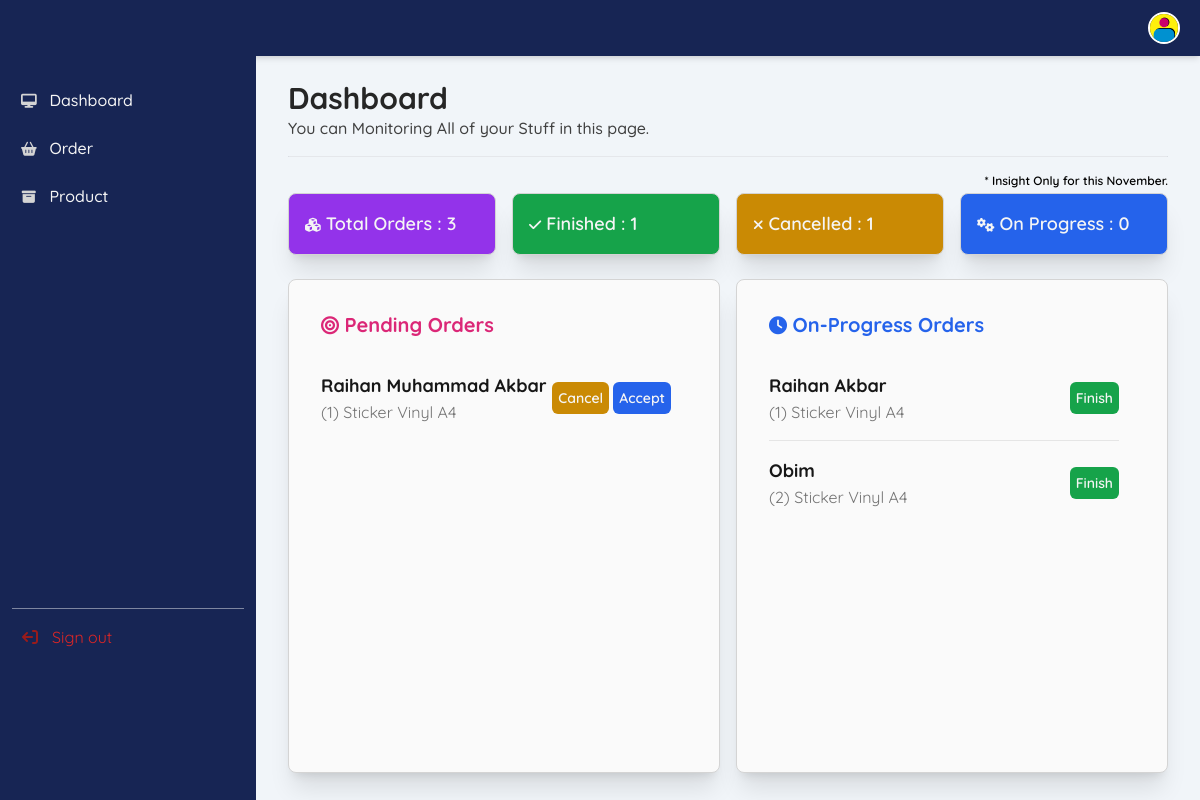
The app's page /dashboard.php (signed in) with its own data.
### tables this page shows
CREATE TABLE `menu` (
  `menu_id` int(11) NOT NULL,
  `menu_title` varchar(20) NOT NULL,
  `menu_url` varchar(100) NOT NULL,
  `menu_icon` varchar(255) NOT NULL,
  `menu_access` varchar(100) NOT NULL
);

CREATE TABLE `book` (
  `book_id` int(11) NOT NULL,
  `book_by` varchar(255) NOT NULL,
  `product_name` varchar(255) NOT NULL,
  `size` varchar(255) NOT NULL,
  `type` varchar(255) NOT NULL,
  `total` int(11) NOT NULL,
  `qty` int(11) NOT NULL,
  `status` int(11) NOT NULL,
  `book_date` date NOT NULL
);

### dashboard.php (the view, shortened to what this page needs)
<?php
include_once 'conn.php';
$year = date('Y');
$month = date('m');
$order = "SELECT * FROM `book` WHERE MONTH(book_date) = '$month' AND YEAR(book_date) = '$year';";
$order_query = mysqli_query($con, $order);
$count_order = mysqli_num_rows($order_query);
$finished = "SELECT * FROM `book` WHERE MONTH(book_date) = '$month' AND YEAR(book_date) = '$year' AND status='1';";
$finished_query = mysqli_query($con, $finished);
$count_finished = mysqli_num_rows($finished_query);
$cancelled = "SELECT * FROM `book` WHERE MONTH(book_date) = '$month' AND YEAR(book_date) = '$year' AND status='3';";
$cancelled_query = mysqli_query($con, $cancelled);
$count_cancelled = mysqli_num_rows($cancelled_query);
$progress = "SELECT * FROM `book` WHERE MONTH(book_date) = '$month' AND YEAR(book_date) = '$year' AND status='2';";
$progress_query = mysqli_query($con, $progress);
$count_progress = mysqli_num_rows($progress_query)
?>
<!DOCTYPE html>
<html lang="en">
<head>
   <script src="https://cdn.tailwindcss.com"></script>
   <link href="https://cdnjs.cloudflare.com/ajax/libs/flowbite/2.3.0/flowbite.min.css" rel="stylesheet" />
   <link href="assets/css/custom.css" rel="stylesheet">
   <link rel="stylesheet" href="https://cdnjs.cloudflare.com/ajax/libs/font-awesome/6.5.2/css/all.min.css" />
</head>
<body class="bg-slate-100">
   <?php include '_navside.php' ?>
   <div class="p-4 sm:ml-64">
      <div class="p-4 mt-12">
         <div class="w-full">
            <h2 class="text-neutral-800 font-bold text-3xl">
               Dashboard
            </h2>
            <p class="text-neutral-700 font-medium">You can Monitoring All of your Stuff in this page.</p>
            <hr class="w-full bg-blue-950 rounded mt-4">
         </div>
         <div class="w-full mt-4">
            <p class="pb-1 text-xs font-semibold text-right">* Insight Only for this <?= date('F') ?>.</p>
            <div class="columns-1 md:columns-2 lg:columns-4 gap-4">
               <div class="p-4 bg-purple-600 text-neutral-100 font-semibold text-lg rounded-lg mb-2 border-neutral-300 border shadow-xl">
                  <p><i class="fa fa-cubes text-sm"></i> Total Orders : <?= $count_order ?></p>
               </div>
               <div class="p-4 bg-green-600 text-neutral-100 font-semibold text-lg rounded-lg mb-2 border-neutral-300 border shadow-xl">
                  <p><i class="fa fa-check text-sm"></i> Finished : <?= $count_finished ?></p>
               </div>
               <div class="p-4 bg-yellow-600 text-neutral-100 font-semibold text-lg rounded-lg mb-2 border-neutral-300 border shadow-xl">
                  <p><i class="fa fa-times text-sm"></i> Cancelled : <?= $count_cancelled ?></p>
               </div>
               <div class="p-4 bg-blue-600 text-neutral-100 font-semibold text-lg rounded-lg mb-2 border-neutral-300 border shadow-xl">
                  <p><i class="fa fa-gears text-sm"></i> On Progress : <?= $count_progress ?></p>
               </div>
            </div>
         </div>
         <div class="w-full mt-4">
            <div class="flex flex-wrap">
               <div class="w-full lg:w-3/6 max-h-96 pr-0 lg:pr-2">
                  <div class="w-full p-4 bg-neutral-50 border border-neutral-300 rounded-lg shadow-xl sm:p-8">
                     <div class="flex items-center justify-between mb-4">
                        <h5 class="text-xl font-bold leading-none text-pink-600"><i class="fa fa-bullseye animate-pulse text-lg text-pink-600"></i> Pending Orders</h5>
                     </div>
                     <div class="flow-root">
                        <ul role="list" class="divide-y divide-neutral-200 h-screen max-h-96 overflow-y-scroll pr-4">
                           <?php
                           include_once 'conn.php';
                           $query = mysqli_query($con, "SELECT * FROM book WHERE status='4' ");
                           while ($book = mysqli_fetch_array($query)) { ?>
                              <form action="details_helper.php" method="post">
                                 <li class="py-3 sm:py-4">
                                    <div class="flex items-center">
                                       <div class="flex-1 min-w-0">
                                          <p class="text-lg font-bold text-neutral-900 truncate">
                                             <?= $book['book_by'] ?>
                                          </p>
                                          <p class="text-md text-neutral-500 truncate">
                                             <span>(<?= $book['qty'] ?>)</span>
                                             <span><?= $book['product_name'] ?></span>
                                             <span><?= $book['type'] ?></span>
                                             <span><?= $book['size'] ?></span>
                                          </p>
                                       </div>
                                       <div class="inline-flex items-center text-base font-semibold text-neutral-900 space-x-1">
                                          <button type="submit" name="cancel-order" class="p-1.5 text-sm bg-yellow-600 hover:bg-yellow-700 text-neutral-100 rounded-md">Cancel</button>
                                          <button type="submit" name="progress-order" class="p-1.5 text-sm bg-blue-600 hover:bg-blue-700 text-neutral-100 rounded-md">Accept</button>
                                       </div>
                                    </div>
                                 </li>
                              </form>
                           <?php } ?>
                        </ul>
                     </div>
                  </div>
               </div>
               <div class="w-full lg:w-3/6 max-h-96 pl-0 lg:pl-2 py-32 lg:py-0">
                  <div class="w-full p-4 bg-neutral-50 border border-neutral-300 rounded-lg shadow-xl sm:p-8">
                     <div class="flex items-center justify-between mb-4">
                        <h5 class="text-xl font-bold leading-none text-blue-600"><i class="fa fa-clock animate-spin text-lg text-blue-600"></i> On-Progress Orders</h5>
                     </div>
                     <div class="flow-root">
                        <ul role="list" class="divide-y divide-neutral-200 h-screen max-h-96 overflow-y-scroll pr-4">
                           <?php
                           include_once 'conn.php';
                           $query = mysqli_query($con, "SELECT * FROM book WHERE status='2' ");
                           while ($book = mysqli_fetch_array($query)) { ?>
                              <form action="details_helper.php" method="post">
                                 <li class="py-3 sm:py-4">
                                    <div class="flex items-center">
                                       <div class="flex-1 min-w-0">
                                          <p class="text-lg font-bold text-neutral-900 truncate">
                                             <?= $book['book_by'] ?>
                                          </p>
                                          <p class="text-md text-neutral-500 truncate">
                                             <span>(<?= $book['qty'] ?>)</span>
                                             <span><?= $book['product_name'] ?></span>
                                             <span><?= $book['type'] ?></span>
                                             <span><?= $book['size'] ?></span>
                                          </p>
                                       </div>
                                       <div class="inline-flex items-center text-base font-semibold text-neutral-900 space-x-1">
                                          <button type="submit" name="done-order" class="p-1.5 text-sm bg-green-600 hover:bg-blue-700 text-neutral-100 rounded-md">Finish</button>
                                       </div>
                                    </div>
                              </form>
                           <?php } ?>
                        </ul>
                     </div>
                  </div>
               </div>
            </div>
         </div>
      </div>
   </div>
</body>
</html>

### _navside.php (shortened to what this page needs)
<nav class="fixed top-0 z-30 w-full bg-blue-950 shadow-md">
  <div class="px-3 py-3 lg:px-5 lg:pl-3">
    <div class="flex items-center justify-between">
      <div class="flex items-center justify-start rtl:justify-end">
        <a href="dashboard.php" class="flex ms-2 md:me-24">
          <p class="text-neutral-100 font-regular invisible md:visible">PRINT<span class="font-bold">MAX</span></p>
        </a>
      </div>
      <div class="flex items-center">
        <div class="flex items-center ms-3">
          <div>
            <button type="button" class="flex text-sm bg-gray-800 rounded-full focus:ring-4 focus:ring-gray-300" aria-expanded="false" data-dropdown-toggle="dropdown-user">
              <img class="w-8 h-8 rounded-full border-white border-2" src="assets/img/system/avatar.png" alt="user photo">
            </button>
          </div>
        </div>
      </div>
    </div>
  </div>
</nav>
<aside id="logo-sidebar" class="fixed top-0 left-0 z-40 w-64 h-screen pt-20 transition-transform -translate-x-full bg-blue-950 sm:translate-x-0" aria-label="Sidebar">
  <div class="h-full px-3 pb-4 overflow-y-auto bg-blue-950">
    <ul class="space-y-2 font-regular">
      <?php
      include_once 'conn.php';
      $role_id = $_SESSION['role_id'];
      $query = mysqli_query($con, "SELECT * FROM menu WHERE menu_access LIKE '%$role_id%'");
      while ($menus = mysqli_fetch_array($query)) {
      ?>
        <li class="hover:bg-neutral-950 rounded-lg hover:opacity-50">
          <a href="<?= $menus['menu_url']; ?>" class="flex items-center p-2 text-neutral-100 rounded-lg font-medium">
            <i class="fa <?= $menus['menu_icon']; ?> fa-sm fa-fw text-neutral-300"></i>
            <span class="ms-3 ml-2"><?= $menus['menu_title']; ?></span>
          </a>
        </li>
      <?php } ?>
      <li class="pt-96">
        <hr class="opacity-50">
      </li>
      <li class="hover:bg-neutral-950 rounded-lg hover:opacity-50">
        <a href="signout.php" class="flex items-center p-2 text-red-600 rounded-lg">
          <i class="fa fa-sign-out fa-rotate-180 fa-md fa-fw text-red-800"></i>
          <span class="ms-3 ml-2">Sign out</span>
        </a>
      </li>
    </ul>
  </div>
</aside>

### assets/css/custom.css (style rules this page uses)
body { font-family: "Quicksand", sans-serif; font-optical-sizing: auto; }

### records on screen
menu: menu_title "Dashboard"
menu: menu_title "Order"
menu: menu_title "Product"
book: book_by "Raihan Muhammad Akbar", qty "1", product_name "Sticker", type "Vinyl", size "A4"
book: book_by "Raihan Akbar", qty "1", product_name "Sticker", type "Vinyl", size "A4"
book: book_by "Obim", qty "2", product_name "Sticker", type "Vinyl", size "A4"

### other values on screen
$count_order "3"
$count_finished "1"
$count_cancelled "1"
$count_progress "0"
